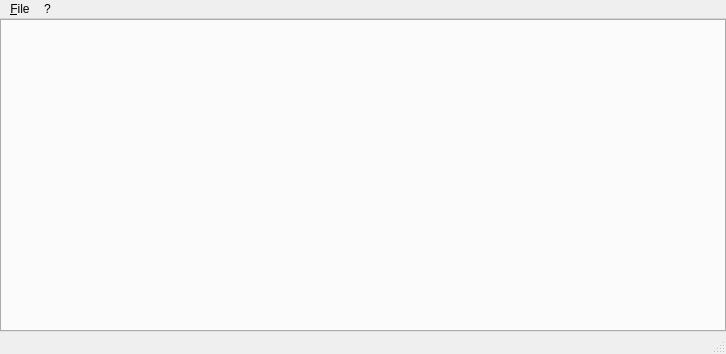
<?xml version="1.0" encoding="UTF-8"?>
<ui version="4.0">
 <class>MainWindow</class>
 <widget class="QMainWindow" name="MainWindow">
  <property name="geometry">
   <rect>
    <x>0</x>
    <y>0</y>
    <width>726</width>
    <height>354</height>
   </rect>
  </property>
  <property name="windowTitle">
   <string notr="true">Serizer</string>
  </property>
  <property name="windowIcon">
   <iconset resource="../resources.qrc">
    <normaloff>:/icons/logo</normaloff>:/icons/logo</iconset>
  </property>
  <widget class="QWidget" name="centralWidget">
   <layout class="QVBoxLayout" name="verticalLayout">
    <property name="spacing">
     <number>0</number>
    </property>
    <property name="leftMargin">
     <number>0</number>
    </property>
    <property name="topMargin">
     <number>0</number>
    </property>
    <property name="rightMargin">
     <number>0</number>
    </property>
    <property name="bottomMargin">
     <number>0</number>
    </property>
    <item>
     <widget class="QTabWidget" name="tabWidget">
      <property name="tabShape">
       <enum>QTabWidget::Rounded</enum>
      </property>
      <property name="currentIndex">
       <number>-1</number>
      </property>
      <property name="documentMode">
       <bool>false</bool>
      </property>
     </widget>
    </item>
   </layout>
  </widget>
  <widget class="QMenuBar" name="menuBar">
   <property name="geometry">
    <rect>
     <x>0</x>
     <y>0</y>
     <width>726</width>
     <height>22</height>
    </rect>
   </property>
   <widget class="QMenu" name="menuFile">
    <property name="title">
     <string>&amp;File</string>
    </property>
    <addaction name="actionConnect"/>
    <addaction name="actionDisconnect"/>
    <addaction name="separator"/>
    <addaction name="actionPreferences"/>
    <addaction name="separator"/>
    <addaction name="actionQuit"/>
   </widget>
   <widget class="QMenu" name="menu">
    <property name="title">
     <string>?</string>
    </property>
    <addaction name="actionAbout_Serizer"/>
    <addaction name="actionAbout_BetaSeries"/>
    <addaction name="actionAbout_Qt"/>
    <addaction name="separator"/>
    <addaction name="actionCheckUpdates"/>
   </widget>
   <addaction name="menuFile"/>
   <addaction name="menu"/>
  </widget>
  <widget class="QStatusBar" name="statusBar"/>
  <action name="actionConnect">
   <property name="text">
    <string>&amp;Connection ...</string>
   </property>
  </action>
  <action name="actionDisconnect">
   <property name="text">
    <string>&amp;Disconnect</string>
   </property>
  </action>
  <action name="actionQuit">
   <property name="text">
    <string>&amp;Quit</string>
   </property>
   <property name="menuRole">
    <enum>QAction::QuitRole</enum>
   </property>
  </action>
  <action name="actionCheckUpdates">
   <property name="enabled">
    <bool>false</bool>
   </property>
   <property name="text">
    <string>Check updates</string>
   </property>
  </action>
  <action name="actionPreferences">
   <property name="text">
    <string>Preferences...</string>
   </property>
   <property name="menuRole">
    <enum>QAction::PreferencesRole</enum>
   </property>
  </action>
  <action name="actionAbout_BetaSeries">
   <property name="enabled">
    <bool>false</bool>
   </property>
   <property name="text">
    <string>About BetaSeries</string>
   </property>
   <property name="menuRole">
    <enum>QAction::ApplicationSpecificRole</enum>
   </property>
  </action>
  <action name="actionAbout_Qt">
   <property name="text">
    <string>About Qt</string>
   </property>
   <property name="menuRole">
    <enum>QAction::AboutQtRole</enum>
   </property>
  </action>
  <action name="actionAbout_Serizer">
   <property name="enabled">
    <bool>false</bool>
   </property>
   <property name="text">
    <string>About Serizer</string>
   </property>
   <property name="menuRole">
    <enum>QAction::AboutRole</enum>
   </property>
  </action>
 </widget>
 <layoutdefault spacing="6" margin="11"/>
 <resources>
  <include location="../resources.qrc"/>
 </resources>
 <connections/>
</ui>
